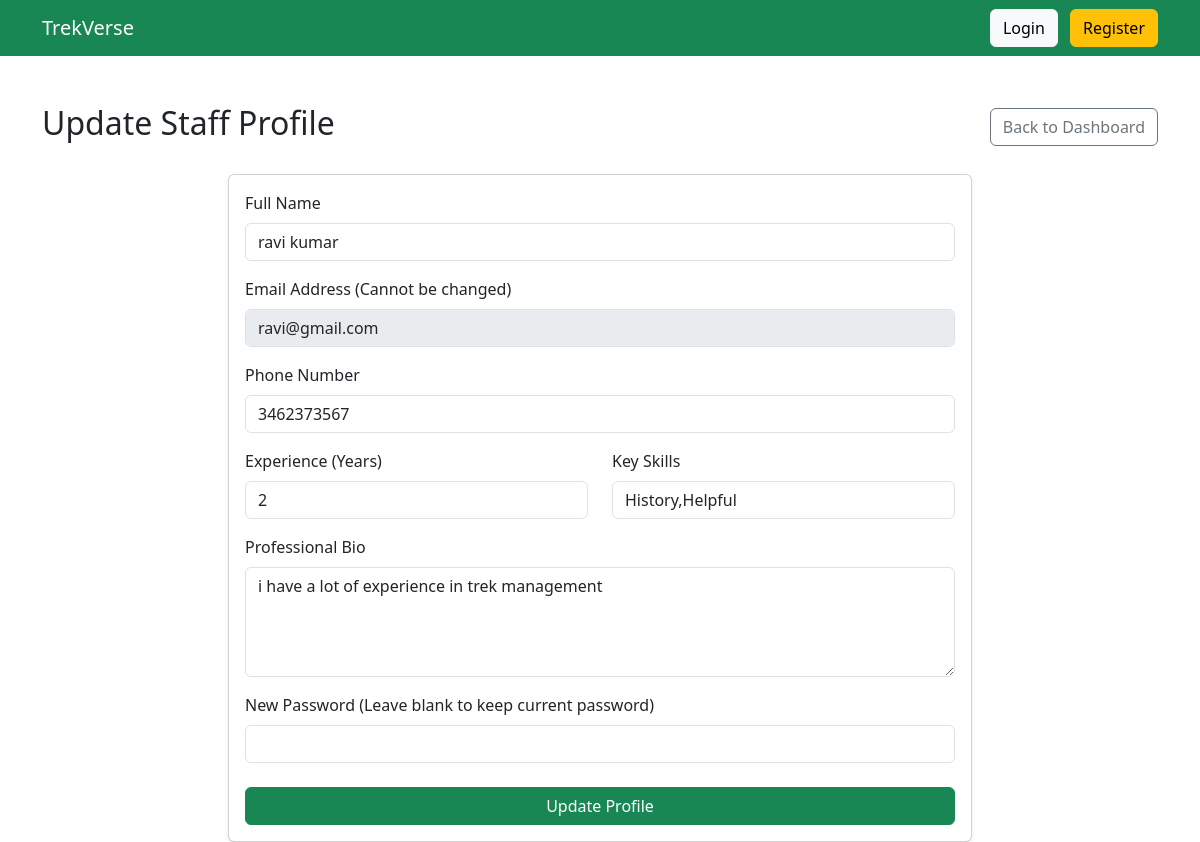
The app's page /staff/profile (signed in) with its own data.
### models.py (models this page shows)
class User(db.Model):
    __tablename__ = "users"
    id = db.Column(db.Integer, primary_key=True)
    name = db.Column(db.String(100), nullable=False)
    email = db.Column(db.String(120), unique=True, nullable=False)
    password = db.Column(db.String(255), nullable=False)
    phone = db.Column(db.String(15))
    role = db.Column(db.String(20), nullable=False)
    approved = db.Column(db.Boolean, default=False)
    blacklisted = db.Column(db.Boolean, default=False)
    experience_years = db.Column(db.Integer, default=0)
    skills = db.Column(db.String(255), default="")
    bio = db.Column(db.Text, default="")
    created_at = db.Column(db.DateTime, default=datetime.utcnow)
    managed_treks = db.relationship(
        "Trek",
        backref="staff",
        lazy=True
    )
    bookings = db.relationship(
        "Booking",
        backref="user",
        lazy=True
    )

### routes.py (the view, shortened to what this page needs)
    @app.route("/staff/profile", methods=["GET", "POST"])
    def staff_profile():
        if "user_id" not in session or session["role"] != "staff":
            return "Access Denied"
        user = User.query.get_or_404(session["user_id"])
        msg = None
        return render_template("staff/profile.html", user=user, msg=msg)

### templates/staff/profile.html (shortened to what this page needs)
{% extends "base.html" %}
{% block content %}
<div class="d-flex justify-content-between align-items-center mb-4">
    <h2>Update Staff Profile</h2>
    <a href="/staff/dashboard" class="btn btn-outline-secondary">Back to Dashboard</a>
</div>
<div class="card shadow-sm col-md-8 offset-md-2">
    <div class="card-body">
        <form method="POST">
            <div class="mb-3">
                <label class="form-label">Full Name</label>
                <input type="text" name="name" class="form-control" value="{{ user.name }}" required>
            </div>
            <div class="mb-3">
                <label class="form-label">Email Address (Cannot be changed)</label>
                <input type="email" class="form-control" value="{{ user.email }}" readonly disabled>
            </div>
            <div class="mb-3">
                <label class="form-label">Phone Number</label>
                <input type="text" name="phone" class="form-control" value="{{ user.phone or '' }}">
            </div>
            <div class="row">
                <div class="col-md-6 mb-3">
                    <label class="form-label">Experience (Years)</label>
                    <input type="number" name="experience_years" class="form-control" min="0" value="{{ user.experience_years or 0 }}" required>
                </div>
                <div class="col-md-6 mb-3">
                    <label class="form-label">Key Skills</label>
                    <input type="text" name="skills" class="form-control" placeholder="e.g. First Aid, Navigation, High Altitude" value="{{ user.skills or '' }}">
                </div>
            </div>
            <div class="mb-3">
                <label class="form-label">Professional Bio</label>
                <textarea name="bio" class="form-control" rows="4" placeholder="Tell us about your trekking experience...">{{ user.bio or '' }}</textarea>
            </div>
            <div class="mb-4">
                <label class="form-label">New Password (Leave blank to keep current password)</label>
                <input type="password" name="password" class="form-control">
            </div>
            <button type="submit" class="btn btn-success w-100">Update Profile</button>
        </form>
    </div>
</div>
{% endblock %}

### records on screen
User: name "ravi kumar", email "ravi@gmail.com", phone "3462373567", experience_years "2", skills "History,Helpful", bio "i have a lot of experience in trek management"
